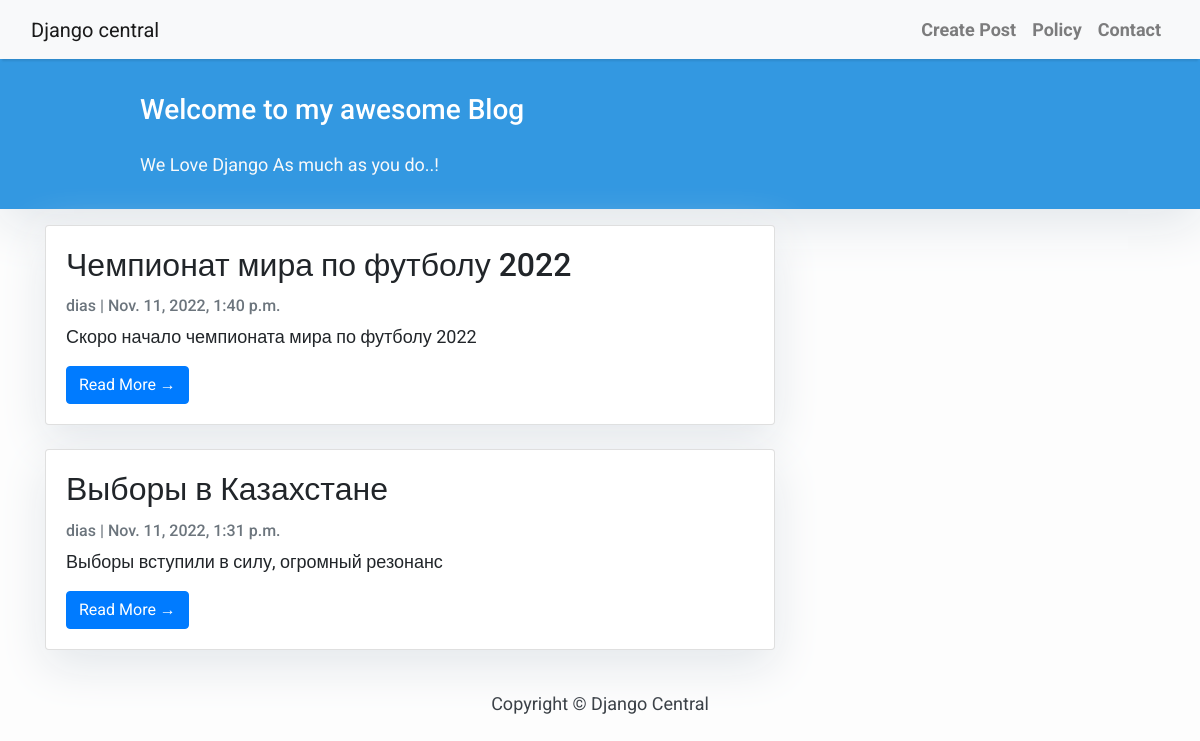
The page / on the database its author committed.
### blog/models.py (models this page shows, shortened)
class Post(models.Model):
    title = models.CharField(max_length=200, unique=True)
    slug = models.SlugField(max_length=200, unique=True)
    author = models.ForeignKey(User, on_delete= models.CASCADE,related_name='blog_posts')
    updated_on = models.DateTimeField(auto_now= True)
    content = models.TextField()
    created_on = models.DateTimeField(auto_now_add=True)
    status = models.IntegerField(choices=STATUS, default=0)
    class Meta:
        ordering = ['-created_on']

### blog/views.py (the view)
# urls.py: path('', PostList.as_view(), name='home'),
class PostList(generic.ListView):
    queryset = Post.objects.filter(status=1).order_by('-created_on')
    template_name = 'index.html'

### blog/templates/index.html (shortened to what this page needs)
{% extends "base.html" %}
{% block content %}
<header class="masthead">
    <div class="container">
        <div class="row">
            <div class=" col-md-8 col-md-10 mx-auto">
                <div class="site-heading">
                    <h3 class=" site-heading my-4 mt-3 text-white"> Welcome to my awesome Blog </h3>
                    <p class="text-light">We Love Django As much as you do..! &nbsp
                    </p>
                </div>
            </div>
        </div>
    </div>
</header>
<div class="container">
    <div class="row">
        <div class="col-md-8 mt-3 left">
            {% for post in post_list %}
            <div class="card mb-4">
                <div class="card-body">
                    <h2 class="card-title">{{ post.title }}</h2>
                    <p class="card-text text-muted h6">{{ post.author }} | {{ post.created_on}} </p>
                    <p class="card-text">{{post.content|slice:":200" }}</p>
                    <a href="{% url 'post_detail' post.slug  %}" class="btn btn-primary">Read More &rarr;</a>
                </div>
            </div>
            {% endfor %}
        </div>
    </div>
</div>
{%endblock%}

### blog/templates/base.html (style rules this page uses)
body { font-family: "Roboto", sans-serif; font-size: 17px; background-color: #fdfdfd; }
.masthead { background: #3398E1; height: auto; padding-bottom: 15px; box-shadow: 0 16px 48px #E3E7EB; padding-top: 10px; }

### blog/templates/index.html (style rules this page uses)
body { font-family: "Roboto", sans-serif; font-size: 18px; background-color: #fdfdfd; }
.card { box-shadow: 0 16px 48px #E3E7EB; }

### rows shown on the page
Post: title "Чемпионат мира по футболу 2022", author "dias", created_on "Nov. 11, 2022, 1:40 p.m.", content "Скоро начало чемпионата мира по футболу 2022"
Post: title "Выборы в Казахстане", author "dias", created_on "Nov. 11, 2022, 1:31 p.m.", content "Выборы вступили в силу, огромный резонанс"
